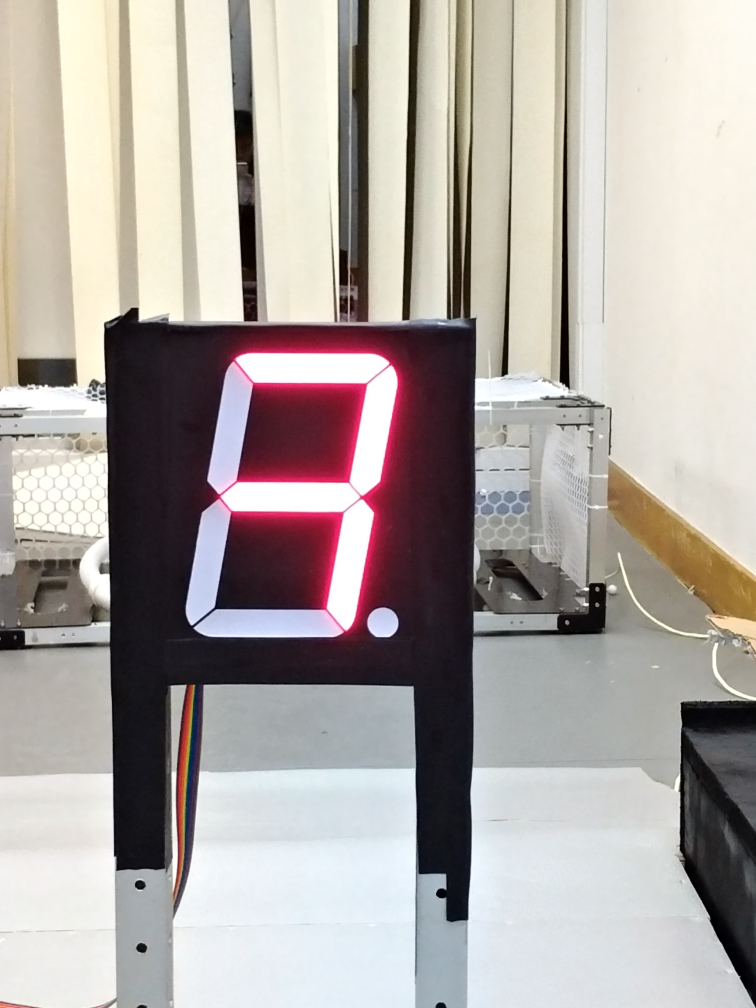
#> input picture recognize-digits/3.jpg, 3024 x 4032 px (shown at 1/4 size)
$ python recognize_digits.py   (older library calls are emulated)
#> lines starting #> are read from the running program, lines starting #| are printed output that depends on the picture; after the words box and inside, x2 and y2 are one past the last pixel; in counts of white or black regions, pixels touching at a corner belong together
# USAGE
# python recognize_digits.py

# import the necessary packages
from imutils.perspective import four_point_transform
from imutils import contours
import imutils
import cv2

# define the dictionary of digit segments so we can identify
# each digit on the thermostat
DIGITS_LOOKUP = {
	(1, 1, 1, 0, 1, 1, 1): 0,
	(0, 0, 1, 0, 0, 1, 0): 1,
	(1, 0, 1, 1, 1, 1, 0): 2,
	(1, 0, 1, 1, 0, 1, 1): 3,
	(0, 1, 1, 1, 0, 1, 0): 4,
	(1, 1, 0, 1, 0, 1, 1): 5,
	(1, 1, 0, 1, 1, 1, 1): 6,
	(1, 0, 1, 0, 0, 1, 0): 7,
	(1, 1, 1, 1, 1, 1, 1): 8,
	(1, 1, 1, 1, 0, 1, 1): 9
}

# load the example image
image = cv2.imread("3.jpg")
#> image is the input picture: shape (4032, 3024, 3); mean B, G, R 164.3, 168.6, 175.6

# pre-process the image by resizing it, converting it to
# graycale, blurring it, and computing an edge map
image = imutils.resize(image, height=500)
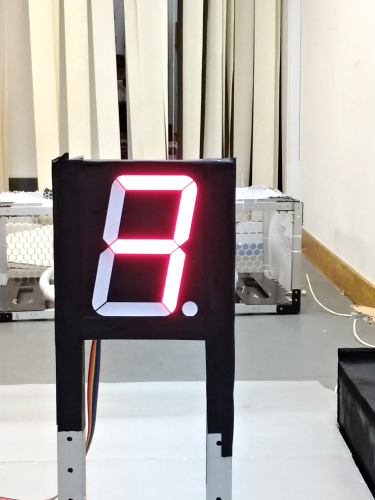
#> image: shape (500, 375, 3); mean B, G, R 164.3, 168.6, 175.6
gray = cv2.cvtColor(image, cv2.COLOR_BGR2GRAY)
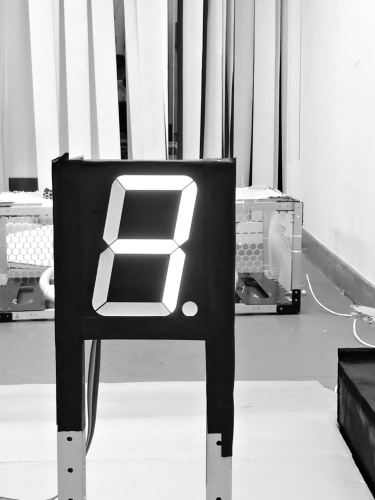
#> gray: shape (500, 375); min 0, max 255, mean 170.2
blurred = cv2.GaussianBlur(gray, (5, 5), 0)
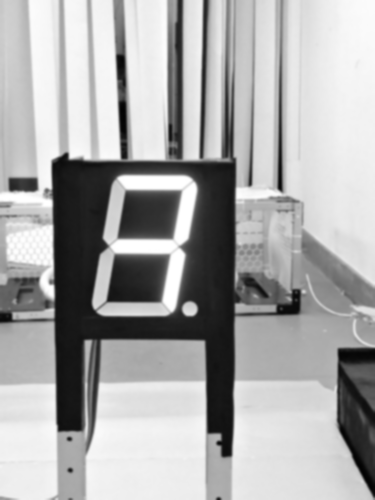
#> blurred: shape (500, 375); min 2, max 255, mean 170.2
edged = cv2.Canny(blurred, 50, 200, 255)
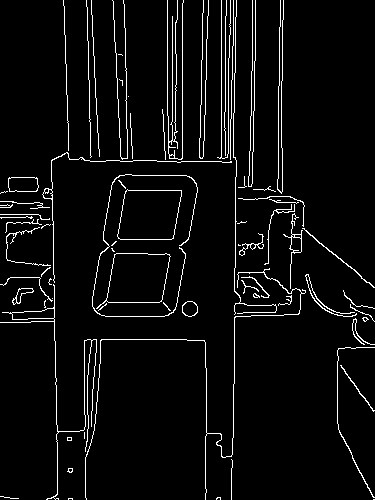
#> edged: shape (500, 375); 4.7% white in thin lines or dots

# find contours in the edge map, then sort them by their
# size in descending order
cnts = cv2.findContours(edged.copy(), cv2.RETR_EXTERNAL,
	cv2.CHAIN_APPROX_SIMPLE)
#> cnts = 73 contours, 56 with area under 20; largest, box (x1, y1, x2, y2) and area: (117, 189, 182, 240) 2752, (96, 253, 171, 309) 2705, (8, 177, 39, 192) 400, (0, 284, 97, 500) 343, (283, 213, 303, 289) 190
cnts = cnts[0] if imutils.is_cv2() else cnts[1]
cnts = sorted(cnts, key=cv2.contourArea, reverse=True)
displayCnt = None

# loop over the contours
for c in cnts:
	# approximate the contour
	peri = cv2.arcLength(c, True)
	approx = cv2.approxPolyDP(c, 0.02 * peri, True)

	# if the contour has four vertices, then we have found
	# the thermostat display
	if len(approx) == 4:
		displayCnt = approx
		break
#> this loop made 1 pass
#> (peri, displayCnt) on pass 1: (215.1, [[127, 189], [118, 238], [173, 238], [181, 190]])

# extract the thermostat display, apply a perspective transform
# to it
warped = four_point_transform(gray, displayCnt.reshape(4, 2))
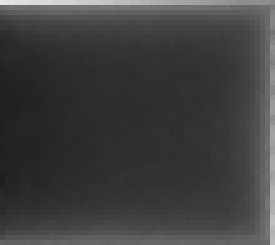
#> warped: shape (49, 55) (shown 5 times larger); min 30, max 228, mean 63.2
output = four_point_transform(image, displayCnt.reshape(4, 2))
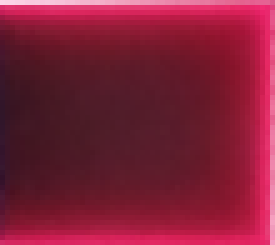
#> output: shape (49, 55, 3) (shown 5 times larger); mean B, G, R 56.1, 31.3, 128.4

# threshold the warped image, then apply a series of morphological
# operations to cleanup the thresholded image
thresh = cv2.threshold(warped, 0, 255,
	cv2.THRESH_BINARY_INV | cv2.THRESH_OTSU)[1]
#> thresh: shape (49, 55); 84.8% white; 1 black region, box (x1, y1, x2, y2) and area: (0, 0, 55, 49) 410
kernel = cv2.getStructuringElement(cv2.MORPH_ELLIPSE, (1, 5))
thresh = cv2.morphologyEx(thresh, cv2.MORPH_OPEN, kernel)
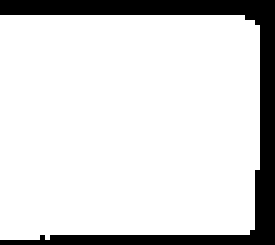
#> thresh: shape (49, 55) (shown 5 times larger); 84.6% white; 1 black region

# find contours in the thresholded image, then initialize the
# digit contours lists
cnts = cv2.findContours(thresh.copy(), cv2.RETR_EXTERNAL,
	cv2.CHAIN_APPROX_SIMPLE)
#> cnts = 1 contour; box (x1, y1, x2, y2) and area: (0, 3, 52, 48) 2186
cnts = cnts[0] if imutils.is_cv2() else cnts[1]
digitCnts = []

# loop over the digit area candidates
for c in cnts:
	# compute the bounding box of the contour
	(x, y, w, h) = cv2.boundingRect(c)

	# if the contour is sufficiently large, it must be a digit
	if w >= 15 and (h >= 30 and h <= 40):
		digitCnts.append(c)
#> this loop made 1 pass
#> (x, y, w, h) on pass 1: (0, 3, 52, 45)
#> after the loop, digitCnts = []

# sort the contours from left-to-right, then initialize the
# actual digits themselves
# digitCnts = contours.sort_contours(digitCnts, method="left-to-right")[0]
digits = []

# loop over each of the digits
for c in digitCnts:
	# extract the digit ROI
	(x, y, w, h) = cv2.boundingRect(c)
	roi = thresh[y:y + h, x:x + w]

	# compute the width and height of each of the 7 segments
	# we are going to examine
	(roiH, roiW) = roi.shape
	(dW, dH) = (int(roiW * 0.25), int(roiH * 0.15))
	dHC = int(roiH * 0.05)

	# define the set of 7 segments
	segments = [
		((0, 0), (w, dH)),	# top
		((0, 0), (dW, h // 2)),	# top-left
		((w - dW, 0), (w, h // 2)),	# top-right
		((0, (h // 2) - dHC) , (w, (h // 2) + dHC)), # center
		((0, h // 2), (dW, h)),	# bottom-left
		((w - dW, h // 2), (w, h)),	# bottom-right
		((0, h - dH), (w, h))	# bottom
	]
	on = [0] * len(segments)

	# loop over the segments
	for (i, ((xA, yA), (xB, yB))) in enumerate(segments):
		# extract the segment ROI, count the total number of
		# thresholded pixels in the segment, and then compute
		# the area of the segment
		segROI = roi[yA:yB, xA:xB]
		total = cv2.countNonZero(segROI)
		area = (xB - xA) * (yB - yA)

		# if the total number of non-zero pixels is greater than
		# 50% of the area, mark the segment as "on"
		if total / float(area) > 0.5:
			on[i]= 1

	# lookup the digit and draw it on the image
	digit = DIGITS_LOOKUP[tuple(on)]
	digits.append(digit)
	cv2.rectangle(output, (x, y), (x + w, y + h), (0, 255, 0), 1)
	cv2.putText(output, str(digit), (x - 10, y - 10),
		cv2.FONT_HERSHEY_SIMPLEX, 0.65, (0, 255, 0), 2)
#> this loop made 0 passes
#> after the loop, digits = []

# display the digits
# print(u"{}{}.{} \u00b0C".format(*digits))
# print(u"".format(*digits))
print(digits)
cv2.imshow("Input", image)
cv2.imshow("Output", output)
cv2.waitKey(0)

$ run again, with recognize-digits/1.jpg copied over recognize-digits/3.jpg
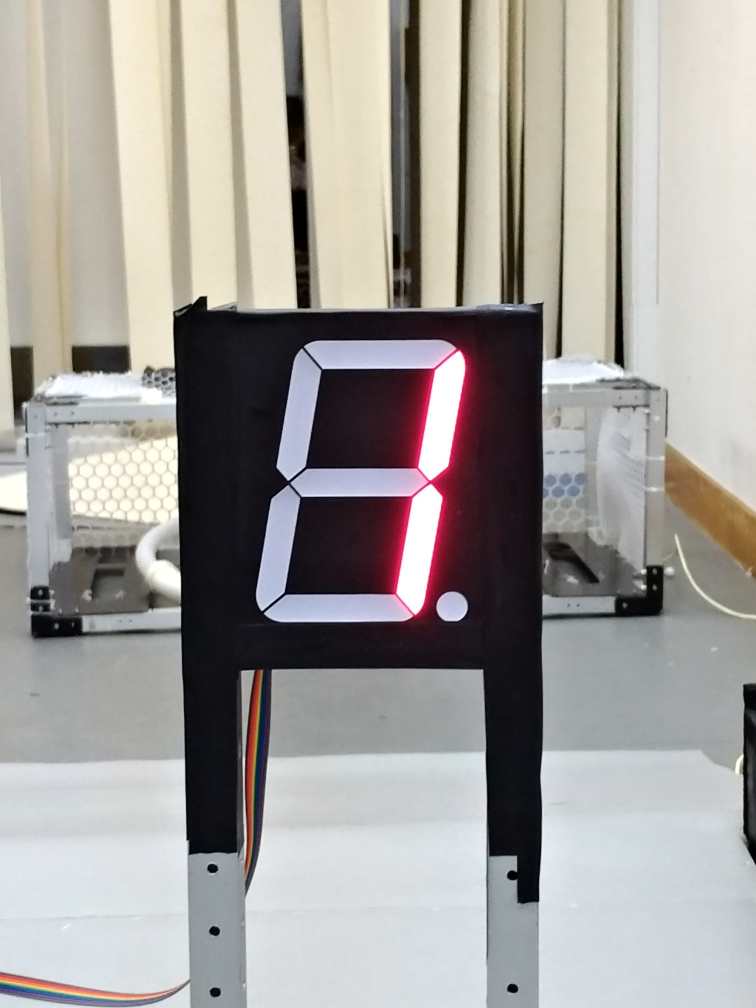
#> input picture recognize-digits/1.jpg, 3024 x 4032 px (shown at 1/4 size)
#> image is the input picture: shape (4032, 3024, 3); mean B, G, R 155.6, 159.4, 162.7
#> image: shape (500, 375, 3)
#> `blurred = cv2.GaussianBlur(gray, (5, 5), 0)`:
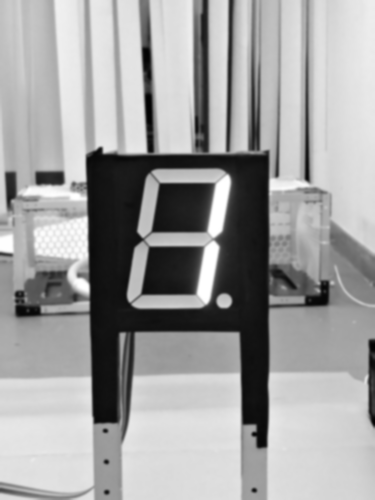
#> blurred: shape (500, 375); min 0, max 255, mean 160
#> `edged = cv2.Canny(blurred, 50, 200, 255)`:
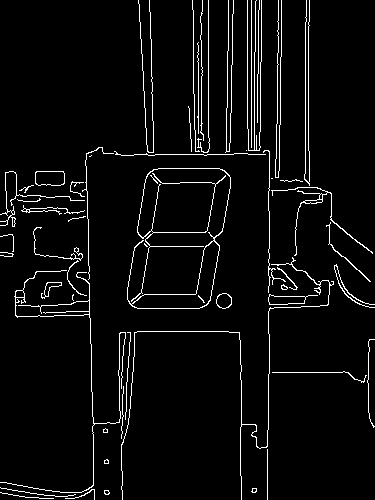
#> edged: shape (500, 375); 4.4% white in thin lines or dots
#> `cnts = cv2.findContours(edged.copy(), cv2.RETR_EXTERNAL, cv2.CHAIN_APP..`: cnts = 56 contours, 42 with area under 20; largest, box (x1, y1, x2, y2) and area: (127, 168, 231, 309) 1851, (35, 171, 65, 186) 388, (268, 294, 318, 305) 278, (216, 293, 232, 309) 183, (271, 187, 373, 256) 118
#> the loop `for c in cnts:` made 34 passes
#> (peri, displayCnt) on pass 34: (9.07, [[144, 243], [144, 244], [146, 246], [147, 246]])
#> warped = [[191, 191, 191]]
#> output = [[179, 191, 195], [179, 191, 195], [179, 191, 195]]
#> thresh = [[0, 0, 0]]
#> `cnts = cv2.findContours(thresh.copy(), cv2.RETR_EXTERNAL, cv2.CHAIN_AP..`: cnts = 0 contours
#> `cnts = cnts[0] if imutils.is_cv2() else cnts[1]`: cnts = []
